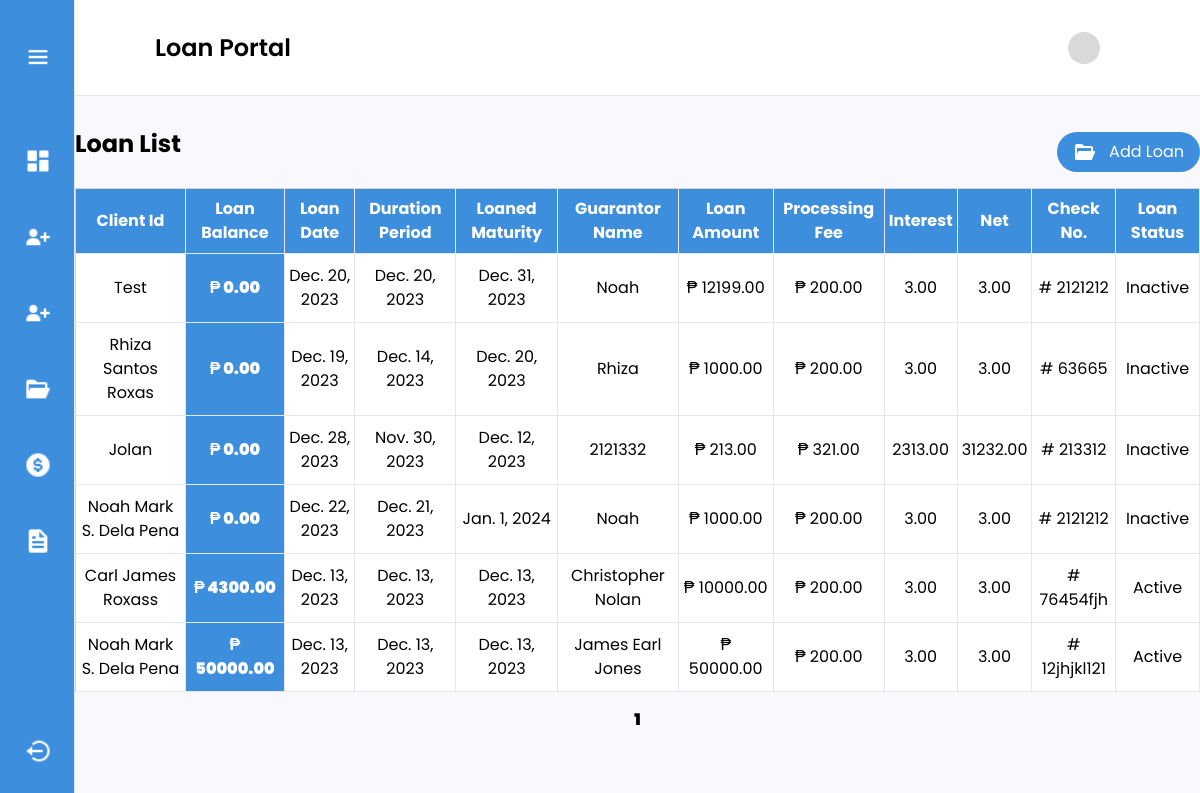
The page /adminUser/loanList/ on the database its author committed.
### loanmanagement/models.py (models this page shows, shortened)
class Loan(models.Model):
    client_id = models.ForeignKey(Person, on_delete=models.CASCADE)
    loan_date = models.DateField()
    duration_period = models.DateField()
    interest_rate = models.DecimalField(max_digits=10, decimal_places=2)
    loan_amount = models.DecimalField(max_digits=100, decimal_places=2)
    loan_maturity = models.DateField()
    guarantor = models.CharField(max_length=250)
    processing_fee = models.DecimalField(max_digits=10, decimal_places=2)
    loan_balance = models.DecimalField(max_digits=10, decimal_places=2, null=True)
    net = models.DecimalField(max_digits=10, decimal_places=2)
    checking_no = models.CharField(max_length=250, null=False, blank=False)
    has_active_loan = models.BooleanField(default=True)

class Person(models.Model):
    name = models.CharField(max_length=250, null=False, blank=False)
    address = models.CharField(max_length=250, null=False, blank=False)
    picture = models.ImageField(upload_to='images/', null=True, blank=True)
    document = models.FileField(upload_to='documents/', null=True, blank=True)
    created_at = models.DateTimeField(auto_now_add=True)
    email = models.EmailField(max_length=254, null=True, blank=True)
    password = models.CharField(max_length=254, null=True, blank=True)
    def __str__(self):
        return self.name

### loanmanagement/views.py (the view)
# urls.py: path('loanList/', views.loan_list, name='loan_list'),
def loan_list(request):
    loans = Loan.objects.all()
    paginated = Paginator(loans, 10)
    page_number = request.GET.get("page")
    page = paginated.get_page(page_number)
    if request.method == "POST":
        form = LoanForm(request.POST)
        if form.is_valid():
            loan = form.save(commit=False)
            if loan.loan_balance == 0:
                loan.has_active_loan = False
            loan.save()
    else:
        form = LoanForm()
    return render(
        request,
        "loanPortal.html",
        {"loans": page, "form": form, "paginator": paginated},
    )

### loanmanagement/templates/loanPortal.html (shortened to what this page needs)
{% extends 'layout.html' %}
{% block content %}
   <div>
       <div class="flex justify-between bg-white h-24 items-center px-6 md:px-20 py-auto border-b">
            <h2 class="text-xl md:text-2xl font-semibold">Loan Portal</h2>
           <div class="flex gap-2 md:gap-5 justify-center items-center">
               {% load static %}
               <img src="{% static 'images/svg/skeleton.svg' %}" class="w-6 h-6 md:w-8 h-8">
           </div>
       </div>
                    {% load widget_tweaks %}
       <div class="mx-3 md:mx-auto max-w-[1340px] mt-8">
           <div class="flex justify-between items-center mb-3">
                <h1 class="md:text-2xl text-xl font-bold mb-4">Loan List</h1>
                <button type="submit" id="openModalBtn" class=" text-[12px] md:text-[16px] flex items-center justify-center gap-3 bg-[#3E8EDE] text-white py-1 md:py-2 px-4 rounded-[50px]">
                    <img/>Add Loan</button>
            </div>
           <table class="min-w-full bg-white border border-gray-300">
            <thead>
                <tr class="bg-[#3E8EDE] text-white">
                    <th class="py-2 px-1 border-b border-r">Client Id</th>
                    <th class="py-2 px-1 border-b border-r">Loan Balance</th>
                    <th class="py-2 px-1 border-b border-r">Loan Date</th>
                    <th class="py-2 px-1 border-b border-r">Duration Period</th>
                    <th class="py-2 px-1 border-b border-r">Loaned Maturity</th>
                    <th class="py-2 px-1 border-b border-r">Guarantor Name</th>
                    <th class="py-2 px-1 border-b border-r">Loan Amount</th>
                    <th class="py-2 px-1 border-b border-r">Processing Fee</th>
                    <th class="py-2 px-1 border-b border-r">Interest</th>
                    <th class="py-2 px-1 border-b border-r">Net</th>
                    <th class="py-2 px-1 border-b border-r">Check No.</th>
                    <th class="py-2 px-1 border-b border-r">Loan Status</th>
                </tr>
            </thead>
            <tbody>
                {% for loan in loans %}
                    <tr class="text-center">
                        <td class="py-2 px-1 border-b border-r py-2.5">{{ loan.client_id }}</td>
                        <td class="py-2 px-1 border-b border-r py-2.5 font-black bg-[#3E8EDE] text-white">₱ {{ loan.loan_balance }}</td>
                        <td class="py-2 px-1 border-b border-r py-2.5">{{ loan.loan_date }}</td>
                        <td class="py-2 px-1 border-b border-r py-2.5">{{ loan.duration_period }}</td>
                        <td class="py-2 px-1 border-b border-r py-2.5">{{ loan.loan_maturity }}</td>
                        <td class="py-2 px-1 border-b border-r py-2.5">{{ loan.guarantor }}</td>
                        <td class="py-2 px-1 border-b border-r py-2.5">₱ {{ loan.loan_amount }}</td>
                        <td class="py-2 px-1 border-b border-r py-2.5">₱ {{ loan.processing_fee }}</td>
                        <td class="py-2 px-1 border-b border-r py-2.5">{{ loan.interest_rate }}</td>
                        <td class="py-2 px-1 border-b border-r py-2.5">{{ loan.net }}</td>
                        <td class="py-2 px-1 border-b border-r py-2.5"># {{ loan.checking_no }}</td>
                        <td class="py-2 px-1 border-b border-r py-2.5">
                            {% if loan.has_active_loan %}
                                Active
                            {% else %}
                                Inactive
                            {% endif %}
                        </td>
                    </tr>
                {% endfor %}
            </tbody>
        </table>
         <div class="flex justify-center mt-4">
        <ul class="pagination flex justify-center items-center gap-5">
            {% for num in loans.paginator.page_range %}
                {% if loans.number == num %}
                    <li class="active font-black"><span>{{ num }} <span class="sr-only">(current)</span></span></li>
                {% else %}
                    <li><a href="?page={{ num }}">{{ num }}</a></li>
                {% endif %}
            {% endfor %}
        </ul>
    </div>
       </div>
   </div>
{% endblock %}

### loanmanagement/templates/layout.html (style rules this page uses)
body { font-family: 'Poppins', sans-serif; }

### rows shown on the page
Loan: client_id "Test", loan_balance "0.00", loan_date "Dec. 20, 2023", duration_period "Dec. 20, 2023", loan_maturity "Dec. 31, 2023", guarantor "Noah", loan_amount "12199.00", processing_fee "200.00", interest_rate "3.00", net "3.00", checking_no "2121212", has_active_loan "Inactive"
Loan: client_id "Rhiza Santos Roxas", loan_balance "0.00", loan_date "Dec. 19, 2023", duration_period "Dec. 14, 2023", loan_maturity "Dec. 20, 2023", guarantor "Rhiza", loan_amount "1000.00", processing_fee "200.00", interest_rate "3.00", net "3.00", checking_no "63665", has_active_loan "Inactive"
Loan: client_id "Jolan", loan_balance "0.00", loan_date "Dec. 28, 2023", duration_period "Nov. 30, 2023", loan_maturity "Dec. 12, 2023", guarantor "2121332", loan_amount "213.00", processing_fee "321.00", interest_rate "2313.00", net "31232.00", checking_no "213312", has_active_loan "Inactive"
Loan: client_id "Noah Mark S. Dela Pena", loan_balance "0.00", loan_date "Dec. 22, 2023", duration_period "Dec. 21, 2023", loan_maturity "Jan. 1, 2024", guarantor "Noah", loan_amount "1000.00", processing_fee "200.00", interest_rate "3.00", net "3.00", checking_no "2121212", has_active_loan "Inactive"
Loan: client_id "Carl James Roxass", loan_balance "4300.00", loan_date "Dec. 13, 2023", duration_period "Dec. 13, 2023", loan_maturity "Dec. 13, 2023", guarantor "Christopher Nolan", loan_amount "10000.00", processing_fee "200.00", interest_rate "3.00", net "3.00", checking_no "76454fjh", has_active_loan "Active"
Loan: client_id "Noah Mark S. Dela Pena", loan_balance "50000.00", loan_date "Dec. 13, 2023", duration_period "Dec. 13, 2023", loan_maturity "Dec. 13, 2023", guarantor "James Earl Jones", loan_amount "50000.00", processing_fee "200.00", interest_rate "3.00", net "3.00", checking_no "12jhjkl121", has_active_loan "Active"

### other values the page prints
{{ num }} "1"
